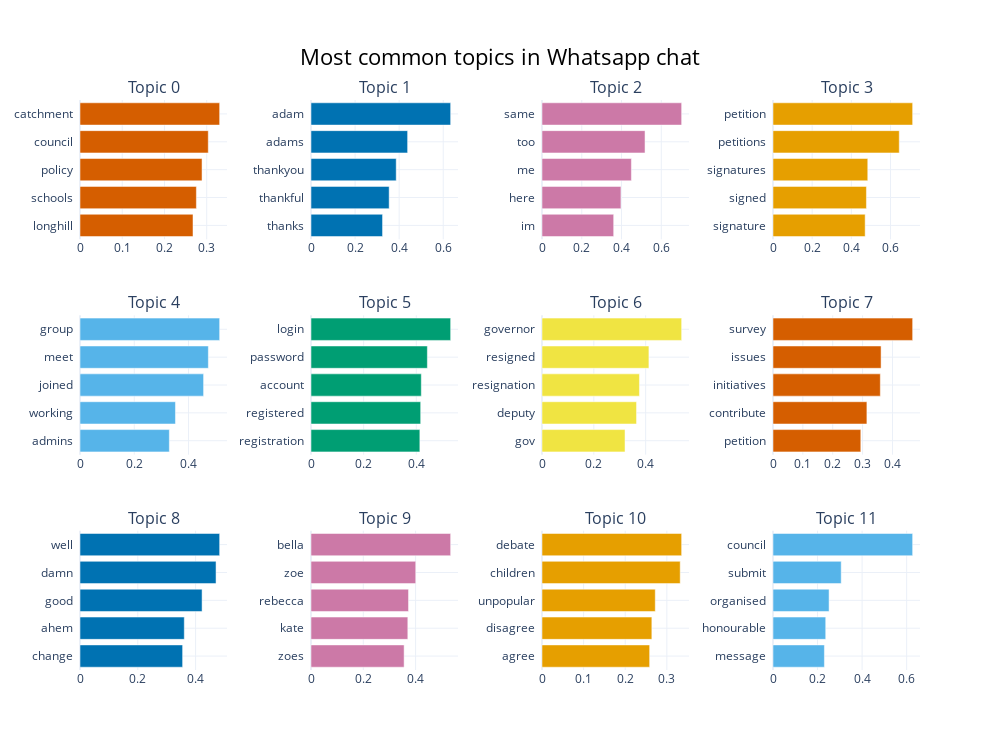

The notebook cell this image was saved under:
### Markdown cell above
Visualise the most common topics - barchart shows top 12 topics, and the words most frequently associated with them.

### Code cell
fig1 = model.visualize_barchart(top_n_topics=12, title='Most common topics in Whatsapp chat')
fig1.write_html('outputs/whatsapp_common_topics.html')
fig1.show()

### Figure 1 — Plotly figure (JSON) as saved in the notebook; plotly's stock layout.template omitted (floating-point values rounded to 4 significant figures)
{"data": [{"marker": {"color": "#D55E00"}, "orientation": "h", "type": "bar", "x": [0.2675, 0.2755, 0.2889, 0.3037, 0.3306], "xaxis": "x", "y": ["longhill  ", "schools  ", "policy  ", "council  ", "catchment  "], "yaxis": "y"}, {"marker": {"color": "#0072B2"}, "orientation": "h", "type": "bar", "x": [0.3247, 0.3547, 0.3867, 0.4384, 0.6337], "xaxis": "x2", "y": ["thanks  ", "thankful  ", "thankyou  ", "adams  ", "adam  "], "yaxis": "y2"}, {"marker": {"color": "#CC79A7"}, "orientation": "h", "type": "bar", "x": [0.3605, 0.397, 0.4496, 0.5182, 0.7024], "xaxis": "x3", "y": ["im  ", "here  ", "me  ", "too  ", "same  "], "yaxis": "y3"}, {"marker": {"color": "#E69F00"}, "orientation": "h", "type": "bar", "x": [0.4706, 0.4771, 0.4839, 0.6447, 0.713], "xaxis": "x4", "y": ["signature  ", "signed  ", "signatures  ", "petitions  ", "petition  "], "yaxis": "y4"}, {"marker": {"color": "#56B4E9"}, "orientation": "h", "type": "bar", "x": [0.3293, 0.3519, 0.4556, 0.4732, 0.5148], "xaxis": "x5", "y": ["admins  ", "working  ", "joined  ", "meet  ", "group  "], "yaxis": "y5"}, {"marker": {"color": "#009E73"}, "orientation": "h", "type": "bar", "x": [0.4135, 0.4167, 0.4191, 0.4421, 0.5306], "xaxis": "x6", "y": ["registration  ", "registered  ", "account  ", "password  ", "login  "], "yaxis": "y6"}, {"marker": {"color": "#F0E442"}, "orientation": "h", "type": "bar", "x": [0.3204, 0.3649, 0.3761, 0.4126, 0.5389], "xaxis": "x7", "y": ["gov  ", "deputy  ", "resignation  ", "resigned  ", "governor  "], "yaxis": "y7"}, {"marker": {"color": "#D55E00"}, "orientation": "h", "type": "bar", "x": [0.294, 0.3144, 0.3594, 0.3619, 0.4676], "xaxis": "x8", "y": ["petition  ", "contribute  ", "initiatives  ", "issues  ", "survey  "], "yaxis": "y8"}, {"marker": {"color": "#0072B2"}, "orientation": "h", "type": "bar", "x": [0.3551, 0.3609, 0.4224, 0.4707, 0.4832], "xaxis": "x9", "y": ["change  ", "ahem  ", "good  ", "damn  ", "well  "], "yaxis": "y9"}, {"marker": {"color": "#CC79A7"}, "orientation": "h", "type": "bar", "x": [0.3561, 0.3702, 0.3729, 0.4005, 0.534], "xaxis": "x10", "y": ["zoes  ", "kate  ", "rebecca  ", "zoe  ", "bella  "], "yaxis": "y10"}, {"marker": {"color": "#E69F00"}, "orientation": "h", "type": "bar", "x": [0.2587, 0.264, 0.2722, 0.3321, 0.3356], "xaxis": "x11", "y": ["agree  ", "disagree  ", "unpopular  ", "children  ", "debate  "], "yaxis": "y11"}, {"marker": {"color": "#56B4E9"}, "orientation": "h", "type": "bar", "x": [0.2307, 0.2366, 0.2517, 0.3061, 0.6268], "xaxis": "x12", "y": ["message  ", "honourable  ", "organised  ", "submit  ", "council  "], "yaxis": "y12"}], "layout": {"annotations": [{"font": {"size": 16}, "showarrow": false, "text": "Topic 0", "x": 0.0875, "xanchor": "center", "xref": "paper", "y": 1, "yanchor": "bottom", "yref": "paper"}, {"font": {"size": 16}, "showarrow": false, "text": "Topic 1", "x": 0.3625, "xanchor": "center", "xref": "paper", "y": 1, "yanchor": "bottom", "yref": "paper"}, {"font": {"size": 16}, "showarrow": false, "text": "Topic 2", "x": 0.6375, "xanchor": "center", "xref": "paper", "y": 1, "yanchor": "bottom", "yref": "paper"}, {"font": {"size": 16}, "showarrow": false, "text": "Topic 3", "x": 0.9125, "xanchor": "center", "xref": "paper", "y": 1, "yanchor": "bottom", "yref": "paper"}, {"font": {"size": 16}, "showarrow": false, "text": "Topic 4", "x": 0.0875, "xanchor": "center", "xref": "paper", "y": 0.6222, "yanchor": "bottom", "yref": "paper"}, {"font": {"size": 16}, "showarrow": false, "text": "Topic 5", "x": 0.3625, "xanchor": "center", "xref": "paper", "y": 0.6222, "yanchor": "bottom", "yref": "paper"}, {"font": {"size": 16}, "showarrow": false, "text": "Topic 6", "x": 0.6375, "xanchor": "center", "xref": "paper", "y": 0.6222, "yanchor": "bottom", "yref": "paper"}, {"font": {"size": 16}, "showarrow": false, "text": "Topic 7", "x": 0.9125, "xanchor": "center", "xref": "paper", "y": 0.6222, "yanchor": "bottom", "yref": "paper"}, {"font": {"size": 16}, "showarrow": false, "text": "Topic 8", "x": 0.0875, "xanchor": "center", "xref": "paper", "y": 0.2444, "yanchor": "bottom", "yref": "paper"}, {"font": {"size": 16}, "showarrow": false, "text": "Topic 9", "x": 0.3625, "xanchor": "center", "xref": "paper", "y": 0.2444, "yanchor": "bottom", "yref": "paper"}, {"font": {"size": 16}, "showarrow": false, "text": "Topic 10", "x": 0.6375, "xanchor": "center", "xref": "paper", "y": 0.2444, "yanchor": "bottom", "yref": "paper"}, {"font": {"size": 16}, "showarrow": false, "text": "Topic 11", "x": 0.9125, "xanchor": "center", "xref": "paper", "y": 0.2444, "yanchor": "bottom", "yref": "paper"}], "height": 750, "hoverlabel": {"bgcolor": "white", "font": {"family": "Rockwell", "size": 16}}, "showlegend": false, "title": {"font": {"color": "Black", "size": 22}, "text": "Most common topics in Whatsapp chat", "x": 0.5, "xanchor": "center", "yanchor": "top"}, "width": 1000, "xaxis": {"anchor": "y", "domain": [0, 0.175], "showgrid": true}, "xaxis10": {"anchor": "y10", "domain": [0.275, 0.45], "showgrid": true}, "xaxis11": {"anchor": "y11", "domain": [0.55, 0.725], "showgrid": true}, "xaxis12": {"anchor": "y12", "domain": [0.825, 1], "showgrid": true}, "xaxis2": {"anchor": "y2", "domain": [0.275, 0.45], "showgrid": true}, "xaxis3": {"anchor": "y3", "domain": [0.55, 0.725], "showgrid": true}, "xaxis4": {"anchor": "y4", "domain": [0.825, 1], "showgrid": true}, "xaxis5": {"anchor": "y5", "domain": [0, 0.175], "showgrid": true}, "xaxis6": {"anchor": "y6", "domain": [0.275, 0.45], "showgrid": true}, "xaxis7": {"anchor": "y7", "domain": [0.55, 0.725], "showgrid": true}, "xaxis8": {"anchor": "y8", "domain": [0.825, 1], "showgrid": true}, "xaxis9": {"anchor": "y9", "domain": [0, 0.175], "showgrid": true}, "yaxis": {"anchor": "x", "domain": [0.7556, 1], "showgrid": true}, "yaxis10": {"anchor": "x10", "domain": [0, 0.2444], "showgrid": true}, "yaxis11": {"anchor": "x11", "domain": [0, 0.2444], "showgrid": true}, "yaxis12": {"anchor": "x12", "domain": [0, 0.2444], "showgrid": true}, "yaxis2": {"anchor": "x2", "domain": [0.7556, 1], "showgrid": true}, "yaxis3": {"anchor": "x3", "domain": [0.7556, 1], "showgrid": true}, "yaxis4": {"anchor": "x4", "domain": [0.7556, 1], "showgrid": true}, "yaxis5": {"anchor": "x5", "domain": [0.3778, 0.6222], "showgrid": true}, "yaxis6": {"anchor": "x6", "domain": [0.3778, 0.6222], "showgrid": true}, "yaxis7": {"anchor": "x7", "domain": [0.3778, 0.6222], "showgrid": true}, "yaxis8": {"anchor": "x8", "domain": [0.3778, 0.6222], "showgrid": true}, "yaxis9": {"anchor": "x9", "domain": [0, 0.2444], "showgrid": true}}}
